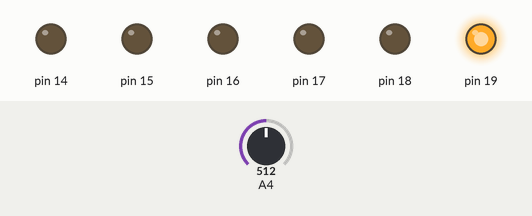
A sketch run on a simulated Arduino Uno, built with avr-gcc and run on an emulated ATmega328P. On the bench: output pins drawn as LEDs (lit = HIGH). The test bench sets the inputs (shaded band); at power-on: A4 = 512.

Above: at 0.1 s.
Timing chart, 0 to 1.6 s (numbered marks = the images above):
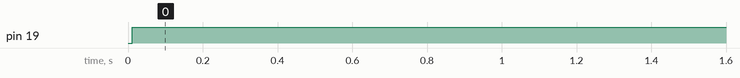

The sketch:

Question3.ino
```cpp
//Abhishek Question 3
#include <avr/io.h>
#include <util/delay.h>
#include <avr/interrupt.h>

#define BITN(BIT_NUM)               (0x01 << (BIT_NUM))
#define SET_BIT(PORT, BIT_NUM)      ((PORT) |= (BITN(BIT_NUM)))
#define CHECK_BIT(PORT, BIT_NUM)    ((PORT) & (BITN(BIT_NUM)))
#define CLEAR_BIT(PORT, BIT_NUM)    ((PORT) &= (~(BITN(BIT_NUM))))

//Array for SSD values
int num[] = {0xF6, 0x60, 0xD5, 0xF1, 0x63, 0xB3, 0xB7, 0xE0, 0xF7, 0xF3, 0x3D, 0x37, 0x96, 0x75, 0x66, 0x90};
//variables for Keypad
long result;
long average;
int i;

//if certain keypad values are there, respective numbers on SSD are displayed
void compare()
{
  if(average > 510 && average < 520) //if 1 key is pressed
    PORTC = num[1]; //display 1 on SSD
  if(average > 680 && average < 690) //if 2 key is pressed
    PORTC = num[2]; //display 2 on SSD
  if(average > 760 && average < 770) //if 3 key is pressed
    PORTC = num[3]; //display 3 on SSD
  if(average > 480 && average < 490) //if 4 key is pressed
    PORTC = num[4]; //display 4 on SSD
  if(average > 630 && average < 640) //if 5 key is pressed
    PORTC = num[5]; //display 5 on SSD
}

int main(void)
{
  DDRC = 0xFF;
  PORTD = 0x00;
  while (true) {
    //Getting the value from keypad
    ADMUX = 0x44;
    ADCSRA = 0xC7;
    while(CHECK_BIT(ADCSRA, ADSC));
    result += ADCW;
    i++;
    if(i > 99){
      average = result/100; //calculating average from keypad values
      compare(); //calling compare function to display respective numbers on SSD
      //resetting variables for next average calculation
      result = 0;
      average = 0;
      i = 0;
    }
  }
}
```

Measured:
- by itself, pin 19: LOW → HIGH at 0.01 s
